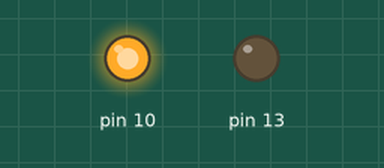
Recording of a sketch running on a simulated Arduino Uno, built with avr-gcc and run on an emulated ATmega328P. Parts: output pins drawn as LEDs (lit = HIGH).

Above: at 0.7 s.
At 5.2 s:
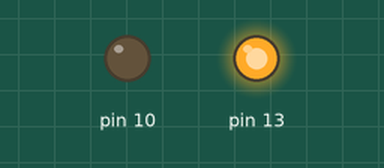
Timing chart, 0 to 6.9 s (numbered marks = the images above):
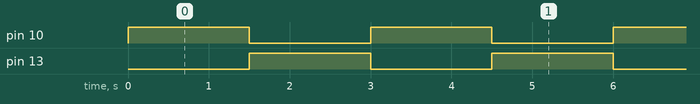

The sketch:

Opdracht1.ino
```cpp
void setup() {
  // De pin nummers defineren
  pinMode(13, OUTPUT);
  pinMode(10, OUTPUT);
}

void loop() {
  // Pin 10 op HIGH zetten
  digitalWrite(10, HIGH);
  // Vertraging van 1.5 s
  delay(1500);
  // Pin 10 op LOW zetten
  digitalWrite(10, LOW);
  // Pin 13 op HIGH zetten
  digitalWrite(13, HIGH);
  // Vertraging van 1.5 s
  delay(1500);
  // Pin 13 op LOW zetten
  digitalWrite(13, LOW);
}
```

Measured:
- by itself, pin 10, pin 13: alternates HIGH for 1.5 s and LOW for 1.5 s
- by itself, everything shown: repeats every 3.0 s, in 3 steps
